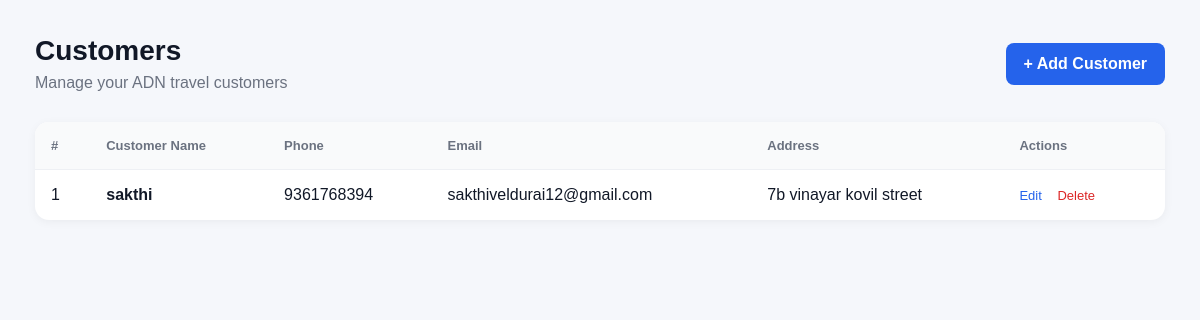
The app's page /customers/ with its own data.
### finance/models.py (models this page shows, shortened)
class Customer(models.Model):
    name = models.CharField(max_length=150)
    phone = models.CharField(max_length=20)
    email = models.EmailField(blank=True, null=True)
    address = models.TextField(blank=True, null=True)
    created_at = models.DateTimeField(auto_now_add=True)

### finance/views.py (the view)
def customers(request):
    customers = Customer.objects.all().order_by('-created_at')
    return render(
        request,
        'finance/customers.html',
        {
            'customers': customers
        }
    )

### finance/templates/finance/customers.html (shortened to what this page needs)
<!DOCTYPE html>
<html>
<head>
</head>
<body>
<div class="container">
    <div class="topbar">
        <div>
            <h1>Customers</h1>
            <div class="subtitle">
                Manage your ADN travel customers
            </div>
        </div>
        <a href="{% url 'add_customer' %}" class="add-btn">
            + Add Customer
        </a>
    </div>
    <div class="card">
        {% if customers %}
        <table>
            <thead>
                <tr>
                    <th>#</th>
                    <th>Customer Name</th>
                    <th>Phone</th>
                    <th>Email</th>
                    <th>Address</th>
                    <th>Actions</th>
                </tr>
            </thead>
            <tbody>
            {% for customer in customers %}
                <tr>
                    <td>
                        {{ forloop.counter }}
                    </td>
                    <td class="name">
                        {{ customer.name }}
                    </td>
                    <td>
                        {{ customer.phone }}
                    </td>
                    <td>
                        {{ customer.email|default:"-" }}
                    </td>
                    <td>
                        {{ customer.address|default:"-" }}
                    </td>
                    <td class="actions">
                        <a
                            href="{% url 'edit_customer' customer.id %}"
                            class="edit">
                            Edit
                        </a>
                        <a
                            href="{% url 'delete_customer' customer.id %}"
                            class="delete"
                            onclick="return confirm('Delete this customer?');">
                            Delete
                        </a>
                    </td>
                </tr>
            {% endfor %}
            </tbody>
        </table>
        {% endif %}
    </div>
</div>
</body>
</html>

### finance/templates/finance/customers.html (style rules this page uses)
* { box-sizing: border-box; }
body { margin: 0; font-family: Arial, sans-serif; background: #f5f7fb; color: #111827; }
.container { padding: 35px; }
.topbar { display: flex; justify-content: space-between; align-items: center; margin-bottom: 30px; }
h1 { margin: 0; font-size: 28px; }
.subtitle { color: #6b7280; margin-top: 7px; }
.add-btn { background: #2563eb; color: white; text-decoration: none; padding: 12px 18px; border-radius: 8px; font-weight: 600; }
.card { background: white; border-radius: 14px; padding: 0; box-shadow: 0 2px 10px rgba(0,0,0,0.05); overflow: hidden; }
table { width: 100%; border-collapse: collapse; }
th { background: #f9fafb; color: #6b7280; font-size: 13px; text-align: left; padding: 16px; }
td { padding: 16px; border-top: 1px solid #eef0f4; }
.name { font-weight: 600; }
.actions a { text-decoration: none; margin-right: 12px; font-size: 13px; }
.edit { color: #2563eb; }
.delete { color: #dc2626; }

### records on screen
Customer: name "sakthi", phone "9361768394", email "sakthiveldurai12@gmail.com", address "7b vinayar kovil street"
